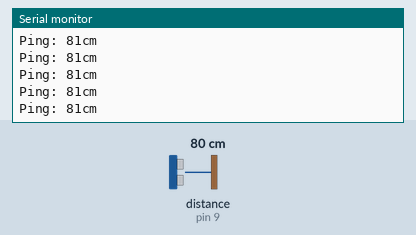
Bench run of a sketch on a simulated Arduino Uno, built with avr-gcc and run on an emulated ATmega328P. Parts: the last lines printed to the serial monitor. The test bench sets the inputs (shaded band); at power-on: distance to the obstacle (sensor on pin 9) 80 cm. The echo pulse lasts 58.3 µs per cm.

Above: at 1.2 s.
1.3 s: distance to the obstacle (sensor on pin 9) set to 2 cm
At 1.34 s:
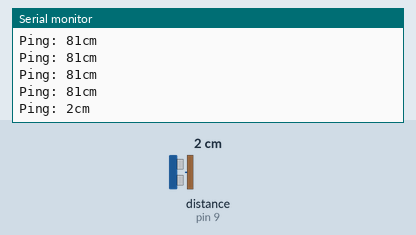
2.8 s: distance to the obstacle (sensor on pin 9) set to 60 cm
At 2.87 s:
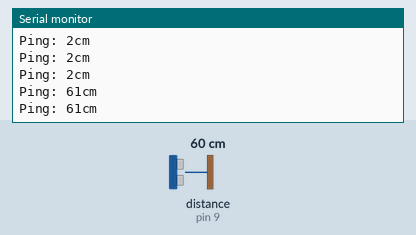
Timing chart, 0 to 5.8 s (numbered marks = the images above; inputs shaded):
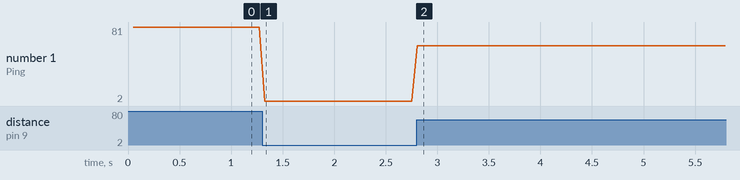

Measured:
- after the input at 1.3 s, the serial monitor: prints a new line at once (image 1)
- after the input at 2.8 s, the serial monitor: prints a new line at once (image 2)
- plotted number 1: 81 → 2 after the input at 1.3 s, 2 → 61 after the input at 2.8 s

The sketch:

test_us.ino
```cpp
# include <NewPing.h>

// defines pin numbers
# define trigPin 10
# define echoPin 9

// maximum distance in cm
# define maxDistance 300

NewPing sonar(trigPin, echoPin, maxDistance);

void setup() {
  Serial.begin(9600);
}

void loop() {
  delay(50);
  Serial.print("Ping: ");
  Serial.print(sonar.ping_cm());
  Serial.println("cm");
}
```
